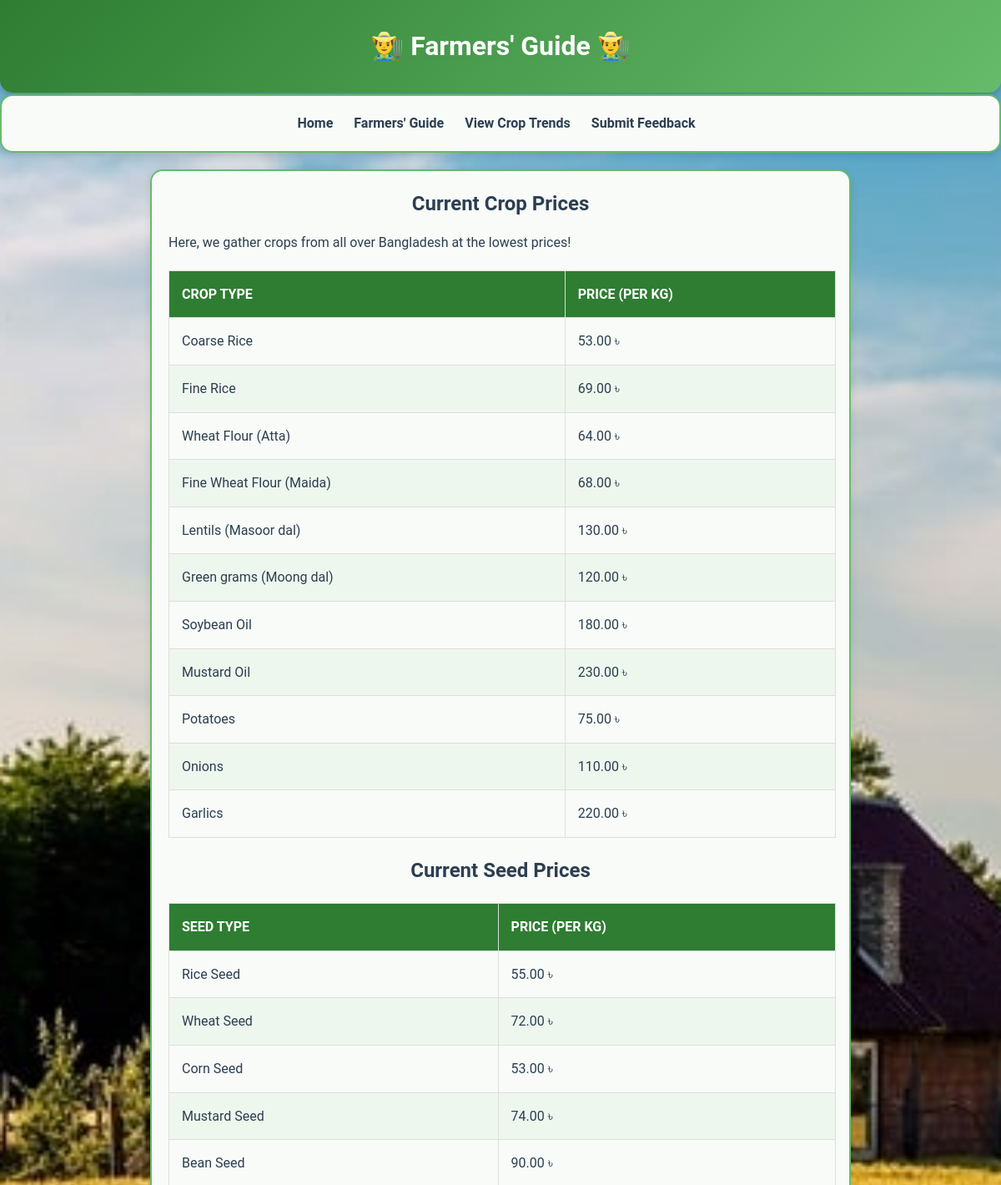
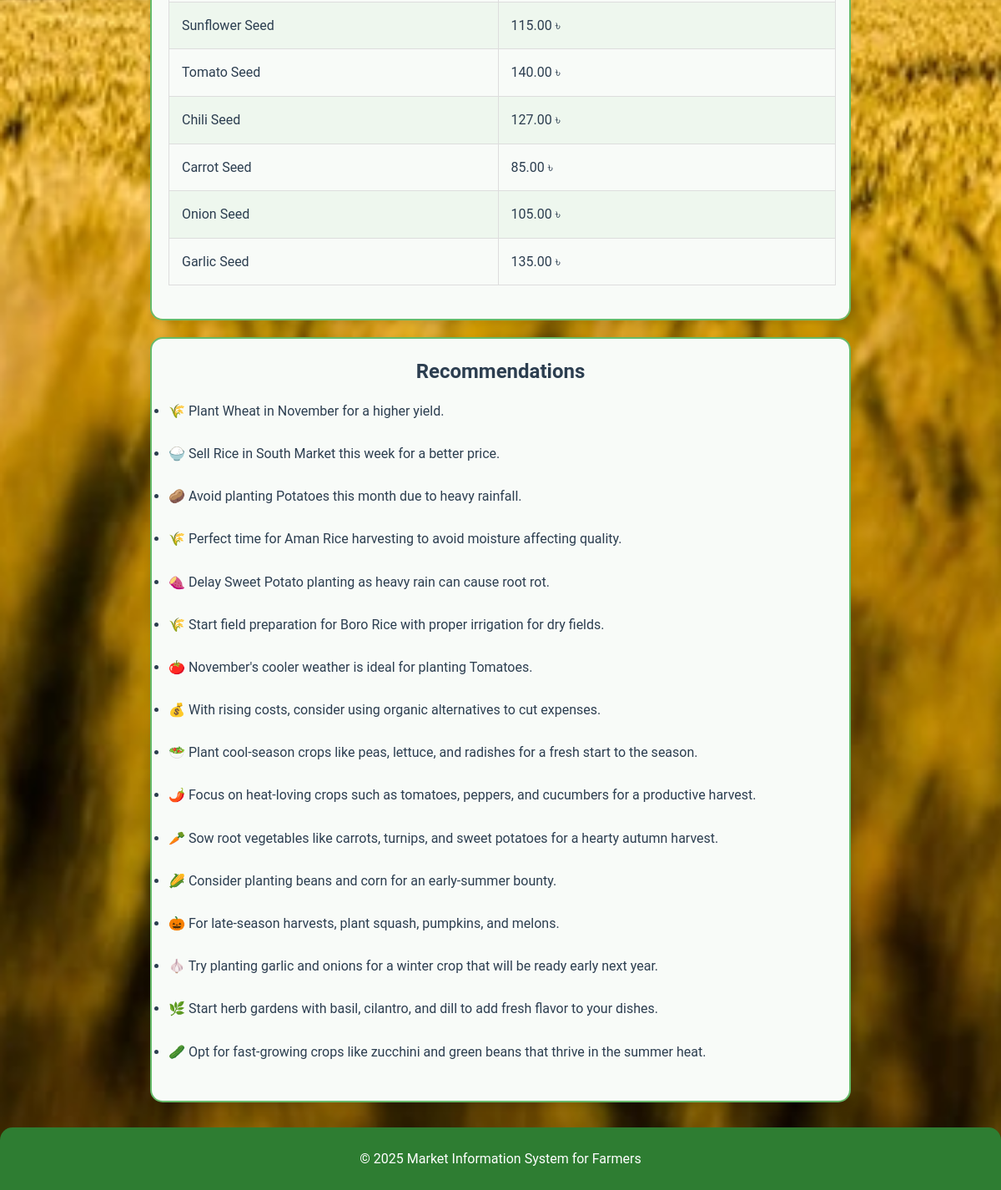
The page /farmers_guide.php on the database its author committed (2 pictures, top to bottom).
### tables this page shows
CREATE TABLE `crops` (
  `id` int(11) NOT NULL,
  `name` varchar(255) NOT NULL,
  `price` decimal(10,2) DEFAULT NULL
);

CREATE TABLE `seeds` (
  `id` int(11) NOT NULL,
  `name` varchar(255) NOT NULL,
  `price` decimal(10,2) DEFAULT NULL
);

### farmers_guide.php (the view, shortened to what this page needs)
<?php
require 'db_config.php';
$sql_crops = "SELECT id, name, price FROM crops";
$result_crops = $conn->query($sql_crops);
$sql_seeds = "SELECT seeds.id, seeds.name, seeds.price FROM seeds";
$result_seeds = $conn->query($sql_seeds);
?>
<!DOCTYPE html>
<html lang="en">
<head>
    <link rel="stylesheet" href="style.css">
</head>
<body>
    <header>
        <h1>👨‍🌾 Farmers' Guide 👨‍🌾</h1>
    </header>
    <nav class="menu-card">
        <ul>
            <li><a href="farmer_dashboard.php">Home</a></li>
            <li><a href="farmers_guide.php">Farmers' Guide</a></li>
            <li><a href="crop_trends.php">View Crop Trends</a></li>
            <li><a href="feedback.php">Submit Feedback</a></li>
        </ul>
    </nav>
    <main>
        <section id="market-prices">
            <h2>Current Crop Prices</h2>
            <p>Here, we gather crops from all over Bangladesh at the lowest prices!</p>
            <table>
                <thead>
                    <tr>
                        <th>Crop Type</th>
                        <th>Price (per kg)</th>
                    </tr>
                </thead>
                <tbody>
                    <?php
                    if ($result_crops && $result_crops->num_rows > 0) {
                        while ($row = $result_crops->fetch_assoc()) {
                            echo "<tr>";
                            echo "<td>" . htmlspecialchars($row['name']) . "</td>";
                            echo "<td>" . htmlspecialchars($row['price']) . " ৳</td>";
                            echo "</tr>";
                        }
                    } else {
                        echo "<tr><td colspan='2' class='text-center'>No crop data found</td></tr>";
                    }
                    ?>
                </tbody>
            </table>
            <h2>Current Seed Prices</h2>
            <table>
                <thead>
                    <tr>
                        <th>Seed Type</th>
                        <th>Price (per kg)</th>
                    </tr>
                </thead>
                <tbody>
                    <?php
                    if ($result_seeds && $result_seeds->num_rows > 0) {
                        while ($row = $result_seeds->fetch_assoc()) {
                            echo "<tr>";
                            echo "<td>" . htmlspecialchars($row['name']) . "</td>";
                            echo "<td>" . htmlspecialchars($row['price']) . " ৳</td>";
                            echo "</tr>";
                        }
                    } else {
                        echo "<tr><td colspan='2' class='text-center'>No seed data found</td></tr>";
                    }
                    ?>
                </tbody>
            </table>
        </section>
        <section id="recommendations">
            <h2>Recommendations</h2>
            <ul>
                <li>🌾 Plant Wheat in November for a higher yield.</li><br>
                <li>🍚 Sell Rice in South Market this week for a better price.</li><br>
                <li>🥔 Avoid planting Potatoes this month due to heavy rainfall.</li><br>
                <li>🌾 Perfect time for Aman Rice harvesting to avoid moisture affecting quality.</li><br>
                <li>🍠 Delay Sweet Potato planting as heavy rain can cause root rot.</li><br>
                <li>🌾 Start field preparation for Boro Rice with proper irrigation for dry fields.</li><br>
                <li>🍅 November's cooler weather is ideal for planting Tomatoes.</li><br>
                <li>💰 With rising costs, consider using organic alternatives to cut expenses.</li><br>
                <li>🥗 Plant cool-season crops like peas, lettuce, and radishes for a fresh start to the season.</li>
                <br>
                <li>🌶️ Focus on heat-loving crops such as tomatoes, peppers, and cucumbers for a productive harvest.
                </li><br>
                <li>🥕 Sow root vegetables like carrots, turnips, and sweet potatoes for a hearty autumn harvest.</li>
                <br>
                <li>🌽 Consider planting beans and corn for an early-summer bounty.</li><br>
                <li>🎃 For late-season harvests, plant squash, pumpkins, and melons.</li><br>
                <li>🧄 Try planting garlic and onions for a winter crop that will be ready early next year.</li><br>
                <li>🌿 Start herb gardens with basil, cilantro, and dill to add fresh flavor to your dishes.</li><br>
                <li>🥒 Opt for fast-growing crops like zucchini and green beans that thrive in the summer heat.</li><br>
            </ul>
        </section>
    </main>
    <footer>
        <p>© 2025 Market Information System for Farmers</p>
    </footer>
</body>
</html>

### style.css (style rules this page uses)
* { margin: 0; padding: 0; box-sizing: border-box; font-family: 'Roboto', sans-serif; }
body { background: url('farm-background.jpg') no-repeat center center fixed; background-size: cover; color: #2c3e50; line-height: 1.6; font-size: 16px; overflow-x: hidden; }
header { background: linear-gradient(135deg, #2e7d32, #66bb6a); color: #fff; padding: 30px 20px; text-align: center; border-radius: 0 0 15px 15px; box-shadow: 0 4px 10px rgba(0, 0, 0, 0.2); }
footer { background: #2e7d32; color: #fff; text-align: center; padding: 25px 0; margin-top: 30px; border-radius: 15px 15px 0 0; }
section { margin: 20px auto; padding: 20px; width: 70%; max-width: 1400px; background: #f8fbf8; border: 2px solid #66bb6a; border-radius: 15px; box-shadow: 0 4px 10px rgba(0, 0, 0, 0.1); transition: transform 0.3s ease; overflow-x: auto; }
section h2 { text-align: center; margin-bottom: 15px; color: #2c3e50; }
table { width: 100%; border-collapse: collapse; margin: 20px 0; text-align: left; min-width: 800px; }
table th, table td { padding: 15px; border: 1px solid #ddd; }
table th { background: #2e7d32; color: #fff; text-transform: uppercase; }
table tr:nth-child(even) { background: #eef7ee; }
.menu-card { background: #f8fbf8; border: 2px solid #66bb6a; border-radius: 15px; box-shadow: 0 4px 10px rgba(0, 0, 0, 0.1); transition: transform 0.3s ease; overflow-x: auto; margin-top: 2px; padding: 20px; }
.menu-card ul { list-style-type: none; display: flex; justify-content: center; gap: 15px; }
.menu-card li { margin-right: 10px; }
.menu-card a { color: #2c3e50; text-decoration: none; font-weight: bold; transition: color 0.3s ease; }
section, button, a.btn, form { animation: fadeIn 0.5s ease-in; }

### rows shown on the page
crops: name "Coarse Rice", price "53.00"
crops: name "Fine Rice", price "69.00"
crops: name "Wheat Flour (Atta)", price "64.00"
crops: name "Fine Wheat Flour (Maida)", price "68.00"
crops: name "Lentils (Masoor dal)", price "130.00"
crops: name "Green grams (Moong dal)", price "120.00"
crops: name "Soybean Oil", price "180.00"
crops: name "Mustard Oil", price "230.00"
crops: name "Potatoes", price "75.00"
crops: name "Onions", price "110.00"
crops: name "Garlics", price "220.00"
seeds: name "Rice Seed", price "55.00"
seeds: name "Wheat Seed", price "72.00"
seeds: name "Corn Seed", price "53.00"
seeds: name "Mustard Seed", price "74.00"
seeds: name "Bean Seed", price "90.00"
seeds: name "Sunflower Seed", price "115.00"
seeds: name "Tomato Seed", price "140.00"
seeds: name "Chili Seed", price "127.00"
seeds: name "Carrot Seed", price "85.00"
seeds: name "Onion Seed", price "105.00"
seeds: name "Garlic Seed", price "135.00"
